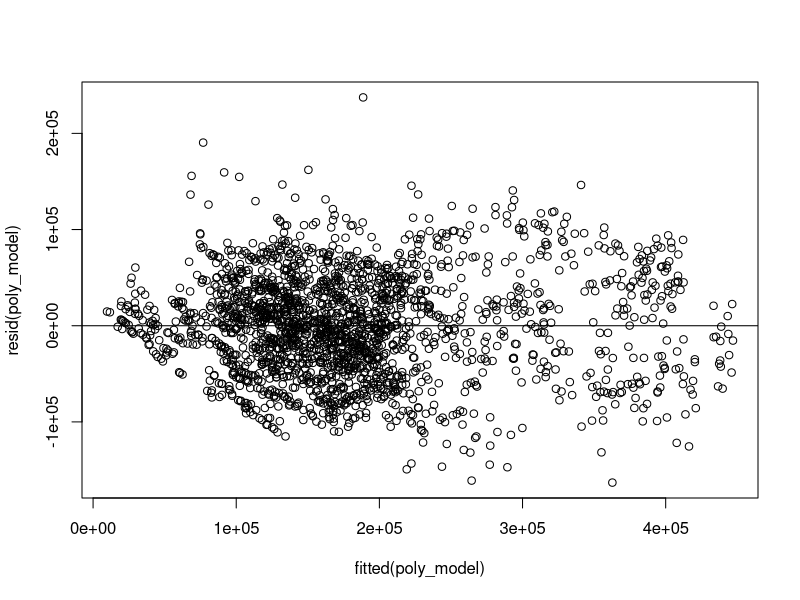
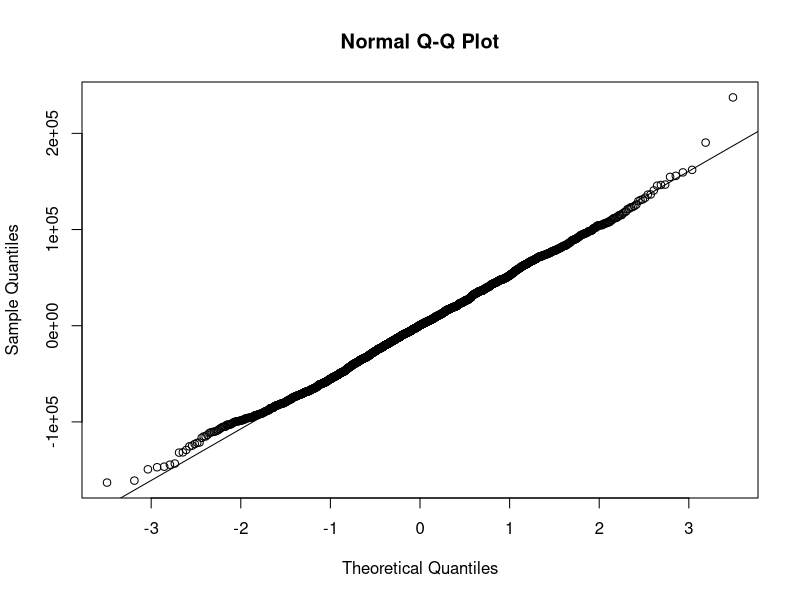
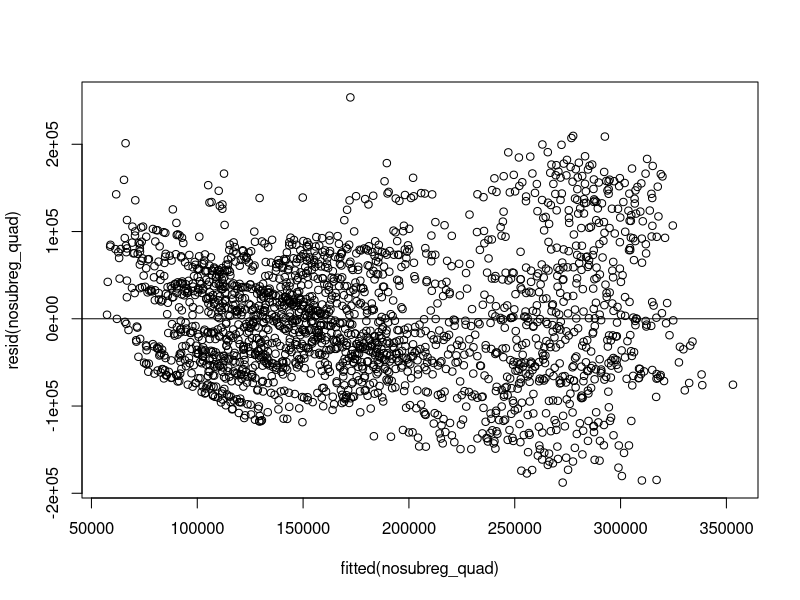
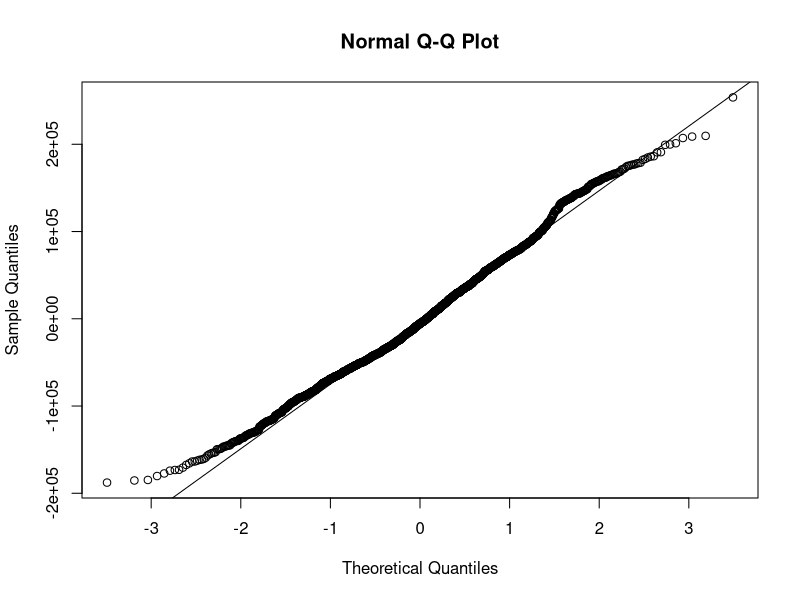

Recreate these plots in R, in order.
library(readr)
library(lmtest)
library(car)

# subset potatoes and center predictors
df = read_csv("cleaned_yield_with_gdp_cat.csv")
df_potatoes = subset(df, crop == "Potatoes")
df_potatoes$rain_mm_cent = df_potatoes$rain_mm - mean(df_potatoes$rain_mm)
df_potatoes$temp_c_cent = df_potatoes$temp_c - mean(df_potatoes$temp_c)
df_potatoes$year_cent = df_potatoes$year - mean(df_potatoes$year)

# additive model
add_model = lm(yield_hg_ha ~ rain_mm + temp_c + pesticides_t + year + gdp_tier + subregion, , data = df_potatoes)
summary(add_model)

# test polynomial models of different degrees
poly_model = lm(yield_hg_ha ~ poly(rain_mm_cent, 2) + poly(temp_c_cent, 2) + year_cent + pesticides_t + gdp_tier + subregion, data = df_potatoes)
summary(poly_model)

# polynomial model diagnostics
plot(resid(poly_model) ~ fitted(poly_model))
abline(h = 0)
bptest(poly_model)
qqnorm(resid(poly_model))
qqline(resid(poly_model))
shapiro.test(resid(poly_model))

# the quadratic model featuring subregions attains a high r-squared and somewhat reasonable normality
quad_model = lm(yield_hg_ha ~ rain_mm_cent + temp_c_cent + I(rain_mm_cent ^ 2) + I(temp_c_cent ^ 2) + year_cent + pesticides_t + gdp_tier + subregion, data = df_potatoes)
summary(quad_model)

# however, we see issues with collinearity
# still, it seems to be a decent model for prediction
vif(quad_model)

# we can remove collinarity issues by removing subregions from the model
# however, r-squared and other diagnostics suffer
nosubreg_quad = lm(yield_hg_ha ~ rain_mm_cent * temp_c_cent + I(rain_mm_cent ^ 2) + I(temp_c_cent ^ 2) + year_cent + pesticides_t + gdp_tier, data = df_potatoes)
summary(nosubreg_quad)
vif(nosubreg_quad)

plot(resid(nosubreg_quad) ~ fitted(nosubreg_quad))
abline(h = 0)
bptest(nosubreg_quad)
qqnorm(resid(nosubreg_quad))
qqline(resid(nosubreg_quad))
shapiro.test(resid(nosubreg_quad))
